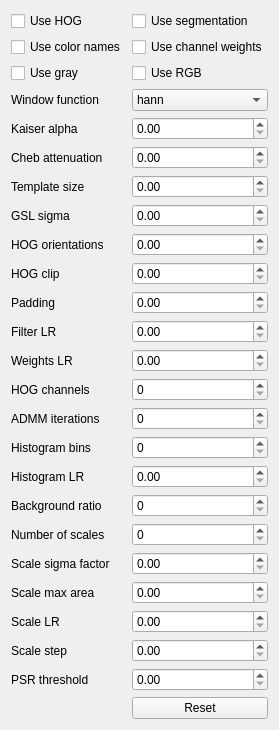
<?xml version="1.0" encoding="UTF-8"?>
<ui version="4.0">
 <class>FormCSRT</class>
 <widget class="QWidget" name="FormCSRT">
  <property name="geometry">
   <rect>
    <x>0</x>
    <y>0</y>
    <width>222</width>
    <height>600</height>
   </rect>
  </property>
  <property name="windowTitle">
   <string>Form</string>
  </property>
  <layout class="QFormLayout" name="formLayout">
   <item row="0" column="0">
    <widget class="QCheckBox" name="cb_use_hog">
     <property name="text">
      <string>Use HOG</string>
     </property>
    </widget>
   </item>
   <item row="0" column="1">
    <widget class="QCheckBox" name="cb_use_segmentation">
     <property name="text">
      <string>Use segmentation</string>
     </property>
    </widget>
   </item>
   <item row="1" column="0">
    <widget class="QCheckBox" name="cb_use_color_names">
     <property name="text">
      <string>Use color names</string>
     </property>
    </widget>
   </item>
   <item row="1" column="1">
    <widget class="QCheckBox" name="cb_use_channel_weights">
     <property name="text">
      <string>Use channel weights</string>
     </property>
    </widget>
   </item>
   <item row="2" column="0">
    <widget class="QCheckBox" name="cb_use_gray">
     <property name="text">
      <string>Use gray</string>
     </property>
    </widget>
   </item>
   <item row="2" column="1">
    <widget class="QCheckBox" name="cb_use_rgb">
     <property name="text">
      <string>Use RGB</string>
     </property>
    </widget>
   </item>
   <item row="3" column="0">
    <widget class="QLabel" name="label">
     <property name="text">
      <string>Window function</string>
     </property>
    </widget>
   </item>
   <item row="3" column="1">
    <widget class="QComboBox" name="cb_window_function">
     <item>
      <property name="text">
       <string>hann</string>
      </property>
     </item>
     <item>
      <property name="text">
       <string>cheb</string>
      </property>
     </item>
     <item>
      <property name="text">
       <string>kaiser</string>
      </property>
     </item>
    </widget>
   </item>
   <item row="4" column="0">
    <widget class="QLabel" name="label_2">
     <property name="text">
      <string>Kaiser alpha</string>
     </property>
    </widget>
   </item>
   <item row="4" column="1">
    <widget class="QDoubleSpinBox" name="sb_kaiser_alpha"/>
   </item>
   <item row="5" column="0">
    <widget class="QLabel" name="label_3">
     <property name="text">
      <string>Cheb attenuation</string>
     </property>
    </widget>
   </item>
   <item row="5" column="1">
    <widget class="QDoubleSpinBox" name="sb_cheb_attenuation"/>
   </item>
   <item row="6" column="0">
    <widget class="QLabel" name="label_4">
     <property name="text">
      <string>Template size</string>
     </property>
    </widget>
   </item>
   <item row="6" column="1">
    <widget class="QDoubleSpinBox" name="sb_template_size"/>
   </item>
   <item row="7" column="0">
    <widget class="QLabel" name="label_7">
     <property name="toolTip">
      <string>Gaussian shaped labels sigma</string>
     </property>
     <property name="text">
      <string>GSL sigma</string>
     </property>
    </widget>
   </item>
   <item row="7" column="1">
    <widget class="QDoubleSpinBox" name="sb_gsl_sigma"/>
   </item>
   <item row="8" column="0">
    <widget class="QLabel" name="label_6">
     <property name="text">
      <string>HOG orientations</string>
     </property>
    </widget>
   </item>
   <item row="8" column="1">
    <widget class="QDoubleSpinBox" name="sb_hog_orientations"/>
   </item>
   <item row="9" column="0">
    <widget class="QLabel" name="label_8">
     <property name="text">
      <string>HOG clip</string>
     </property>
    </widget>
   </item>
   <item row="9" column="1">
    <widget class="QDoubleSpinBox" name="sb_hog_clip"/>
   </item>
   <item row="10" column="0">
    <widget class="QLabel" name="label_9">
     <property name="text">
      <string>Padding</string>
     </property>
    </widget>
   </item>
   <item row="10" column="1">
    <widget class="QDoubleSpinBox" name="sb_padding"/>
   </item>
   <item row="11" column="0">
    <widget class="QLabel" name="label_5">
     <property name="text">
      <string>Filter LR</string>
     </property>
    </widget>
   </item>
   <item row="11" column="1">
    <widget class="QDoubleSpinBox" name="sb_filter_lr"/>
   </item>
   <item row="12" column="0">
    <widget class="QLabel" name="label_10">
     <property name="text">
      <string>Weights LR</string>
     </property>
    </widget>
   </item>
   <item row="12" column="1">
    <widget class="QDoubleSpinBox" name="sb_weights_lr"/>
   </item>
   <item row="13" column="0">
    <widget class="QLabel" name="label_11">
     <property name="toolTip">
      <string>Number of HOG channels used</string>
     </property>
     <property name="text">
      <string>HOG channels</string>
     </property>
    </widget>
   </item>
   <item row="13" column="1">
    <widget class="QSpinBox" name="sb_hog_channels"/>
   </item>
   <item row="14" column="0">
    <widget class="QLabel" name="label_12">
     <property name="text">
      <string>ADMM iterations</string>
     </property>
    </widget>
   </item>
   <item row="14" column="1">
    <widget class="QSpinBox" name="sb_admm_iterations"/>
   </item>
   <item row="15" column="0">
    <widget class="QLabel" name="label_13">
     <property name="text">
      <string>Histogram bins</string>
     </property>
    </widget>
   </item>
   <item row="15" column="1">
    <widget class="QSpinBox" name="sb_histogram_bins"/>
   </item>
   <item row="16" column="0">
    <widget class="QLabel" name="label_14">
     <property name="text">
      <string>Histogram LR</string>
     </property>
    </widget>
   </item>
   <item row="16" column="1">
    <widget class="QDoubleSpinBox" name="sb_histogram_lr"/>
   </item>
   <item row="17" column="0">
    <widget class="QLabel" name="label_15">
     <property name="text">
      <string>Background ratio</string>
     </property>
    </widget>
   </item>
   <item row="17" column="1">
    <widget class="QSpinBox" name="sb_background_ratio"/>
   </item>
   <item row="18" column="0">
    <widget class="QLabel" name="label_16">
     <property name="text">
      <string>Number of scales</string>
     </property>
    </widget>
   </item>
   <item row="18" column="1">
    <widget class="QSpinBox" name="sb_number_of_scales"/>
   </item>
   <item row="19" column="0">
    <widget class="QLabel" name="label_17">
     <property name="text">
      <string>Scale sigma factor</string>
     </property>
    </widget>
   </item>
   <item row="19" column="1">
    <widget class="QDoubleSpinBox" name="sb_scale_sigma_factor"/>
   </item>
   <item row="20" column="0">
    <widget class="QLabel" name="label_18">
     <property name="text">
      <string>Scale max area</string>
     </property>
    </widget>
   </item>
   <item row="20" column="1">
    <widget class="QDoubleSpinBox" name="sb_scale_model_max_area"/>
   </item>
   <item row="21" column="0">
    <widget class="QLabel" name="label_19">
     <property name="text">
      <string>Scale LR</string>
     </property>
    </widget>
   </item>
   <item row="21" column="1">
    <widget class="QDoubleSpinBox" name="sb_scale_lr"/>
   </item>
   <item row="22" column="0">
    <widget class="QLabel" name="label_20">
     <property name="text">
      <string>Scale step</string>
     </property>
    </widget>
   </item>
   <item row="22" column="1">
    <widget class="QDoubleSpinBox" name="sb_scale_step"/>
   </item>
   <item row="23" column="0">
    <widget class="QLabel" name="label_21">
     <property name="text">
      <string>PSR threshold</string>
     </property>
    </widget>
   </item>
   <item row="23" column="1">
    <widget class="QDoubleSpinBox" name="sb_psr_threshold"/>
   </item>
   <item row="24" column="1">
    <widget class="QPushButton" name="pushButton">
     <property name="text">
      <string>Reset</string>
     </property>
    </widget>
   </item>
  </layout>
 </widget>
 <resources/>
 <connections/>
</ui>
